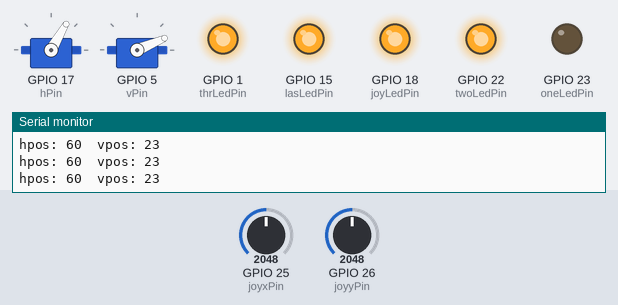
A sketch run on a simulated ESP32. Parts: 2 × servo, output pins drawn as LEDs (lit = HIGH), the last lines printed to the serial monitor. Inputs (shaded band) come from the test bench; at power-on: GPIO 25 (joyxPin) = 2048, GPIO 26 (joyyPin) = 2048.

Above: at 1.2 s.
1.3 s: GPIO 25 (joyxPin) set to 2106
At 3.6 s:
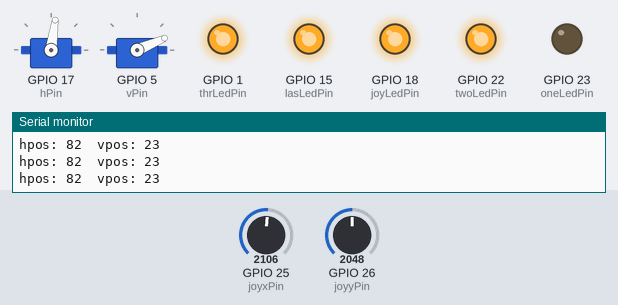
4.3 s: GPIO 26 (joyyPin) set to 2137
At 6.2 s:
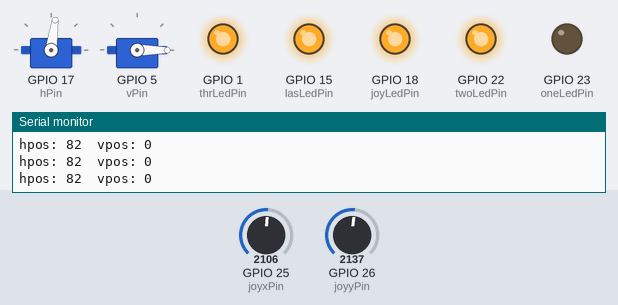
6.7 s: GPIO 25 (joyxPin) set to 1228
At 8.8 s:
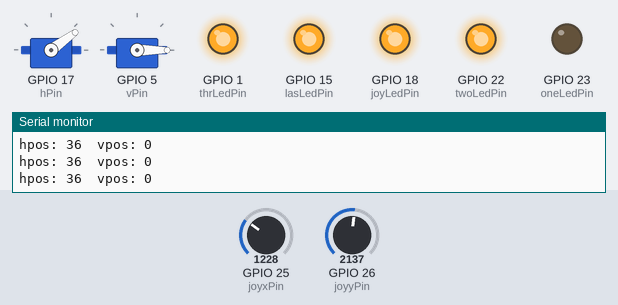
9.7 s: GPIO 26 (joyyPin) set to 1228
At 12.1 s:
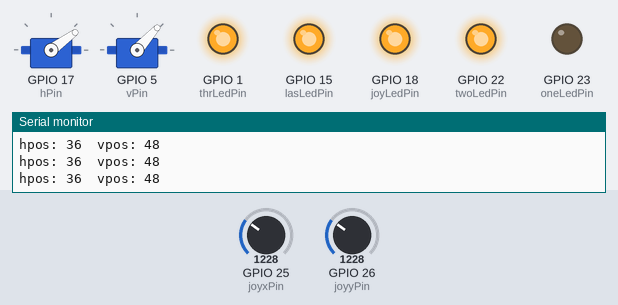
12.7 s: GPIO 25 (joyxPin) set to 2866
At 15.0 s:
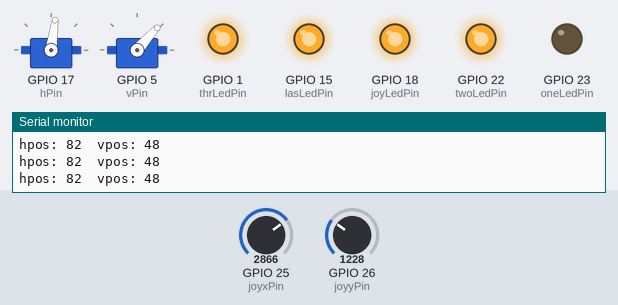
15.7 s: GPIO 25 (joyxPin) set to 491
At 18.0 s:
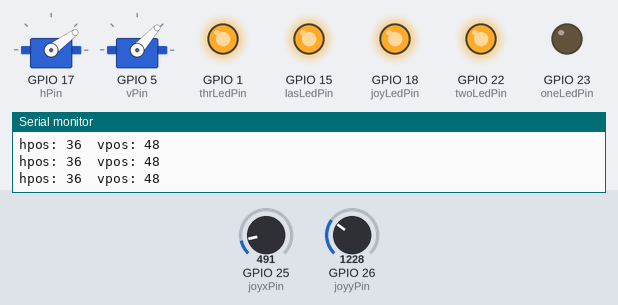
Timing chart, 0 to 19.5 s (numbered marks = the images above; inputs shaded):
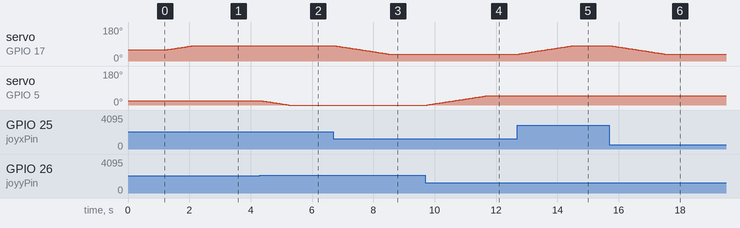

Measured:
- the behaviour switches between 2073 and 2074 on GPIO 25 (joyxPin) (found by bisection; images 0 and 1)
- the behaviour switches between 2073 and 2074 on GPIO 26 (joyyPin) (found by bisection; images 1 and 2)
- after the input at 1.3 s, servo on GPIO 17 (hPin): moves from 60° to 82° over 0.85 s, starting at once
- after the input at 4.3 s, servo on GPIO 5 (vPin): moves from 23° to 0° over 0.89 s, starting after 0.05 s
- after the input at 6.7 s, servo on GPIO 17 (hPin): moves from 82° to 36° over 1.8 s, starting at once
- after the input at 9.7 s, servo on GPIO 5 (vPin): moves from 0° to 48° over 1.9 s, starting after 0.06 s
- after the input at 12.7 s, servo on GPIO 17 (hPin): moves from 36° to 82° over 1.8 s, starting at once
- after the input at 15.7 s, servo on GPIO 17 (hPin): moves from 82° to 36° over 1.8 s, starting at once

The sketch:

JoyServ_test.ino
```cpp
#include <ESP32Servo.h>

#define NOISE 25;

Servo hServ;
int hpos = 60;

int hPin = 17;

Servo vServ;
int vpos = 23;

int vPin = 5;

int joyxPin = 25;
float xLow = 0;
float xHigh = 0;


int joyyPin = 26;
float yLow = 0;
float yHigh = 0;

int joyButPin = 33;
int joyLedPin = 18;

int oneButPin = 34;
int oneLedPin = 23;

int twoButPin = 35;
int twoLedPin = 22;

int thrButPin = 32;
int thrLedPin = 1;


int lasLedPin = 15;

void setup() {
  // put your setup code here, to run once:
  pinMode(hPin,OUTPUT);
  pinMode(vPin,OUTPUT);

  hServ.setPeriodHertz(50);
  hServ.attach(hPin);

  vServ.setPeriodHertz(50);
  vServ.attach(vPin);

  hServ.write(hpos);
  vServ.write(vpos);

  pinMode(joyxPin,INPUT);
  pinMode(joyyPin,INPUT);

  delay(10);
  float curX = analogRead(joyxPin);
  float curY = analogRead(joyyPin);

  xLow = curX - NOISE;
  xHigh = curX + NOISE;

  yLow = curY - NOISE;
  yHigh = curY + NOISE;

  pinMode(joyButPin, INPUT_PULLUP);
  pinMode(joyLedPin, OUTPUT);

  digitalWrite(joyLedPin, HIGH);

  pinMode(oneButPin, INPUT_PULLUP);
  pinMode(oneLedPin, OUTPUT);

  digitalWrite(oneLedPin,LOW);

  pinMode(twoButPin, INPUT_PULLUP);
  pinMode(twoLedPin, OUTPUT);

  digitalWrite(twoLedPin, HIGH);

  pinMode(thrButPin, INPUT_PULLUP);
  pinMode(thrLedPin, OUTPUT);

  digitalWrite(thrLedPin,HIGH);

  pinMode(lasLedPin, OUTPUT);

  digitalWrite(lasLedPin,HIGH);


  Serial.begin(9600);

}

void loop() {
  // put your main code here, to run repeatedly:

  //Serial.print("x: " + String(analogRead(joyxPin)) + " y: " + String(analogRead(joyyPin)) + "\n");

  float x = analogRead(joyxPin);
  float y = analogRead(joyyPin);

  int xAdd = 0;
  int yAdd = 0;

  if(x > xHigh){
    xAdd = 1;
  }
  if(x < xLow){
    xAdd = -1;
  }

  if(y > yHigh){
    yAdd = -1;
  }
  if(y < yLow){
    yAdd = 1;
  }

  if(xAdd == 1 && hpos < 82){
    hpos += xAdd;
  }
  if(xAdd == -1 && hpos > 36){
    hpos += xAdd;
  }

  if(yAdd == 1 && vpos < 48){
    vpos += yAdd;
  }
  if(yAdd == -1 && vpos > 0){
    vpos += yAdd;
  }

  hServ.write(hpos);
  delay(20);
  vServ.write(vpos);
  delay(20);

  Serial.print("hpos: " + String(hpos));

  Serial.print("  vpos: " + String(vpos) + "\n");

}
```
